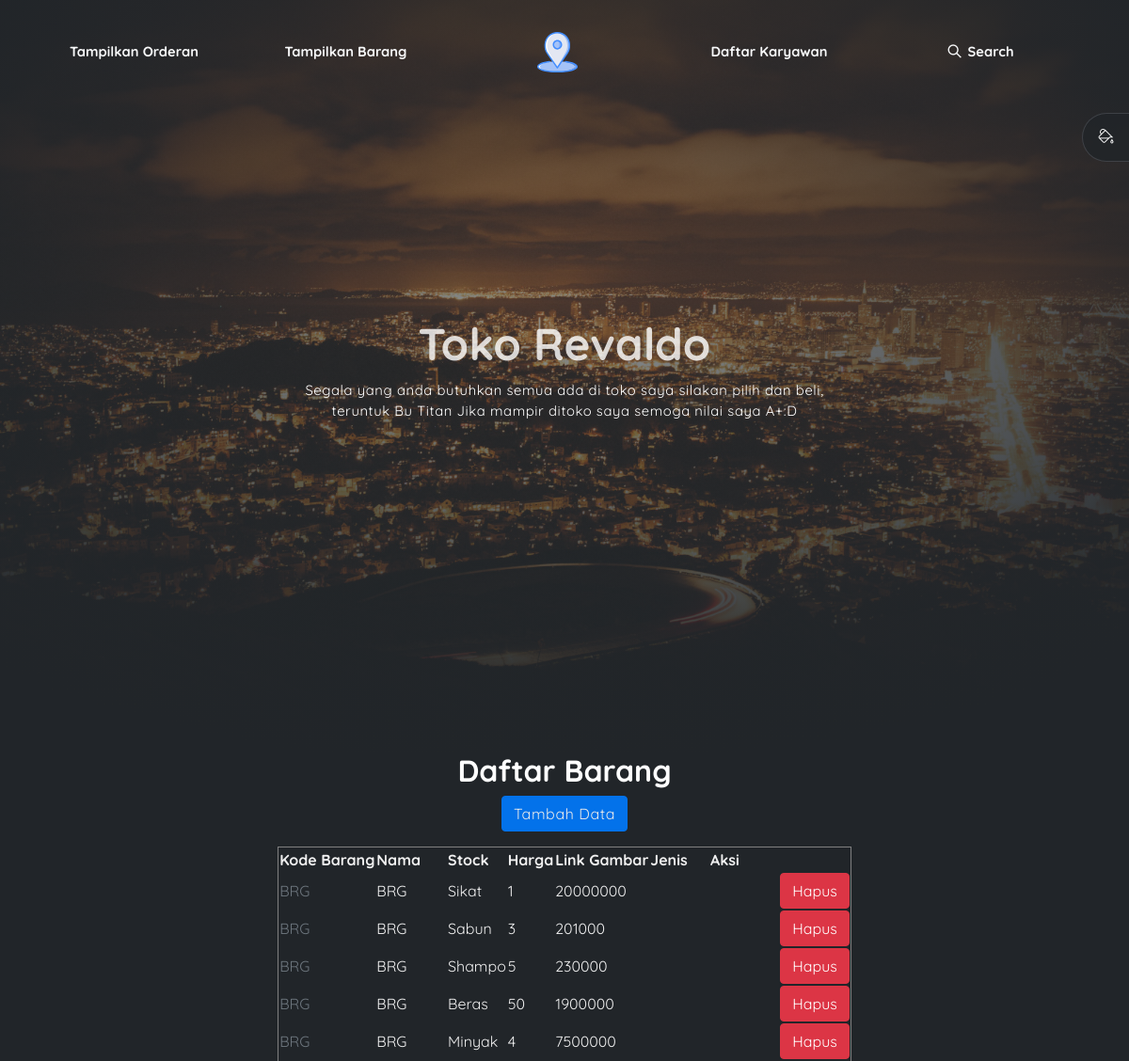
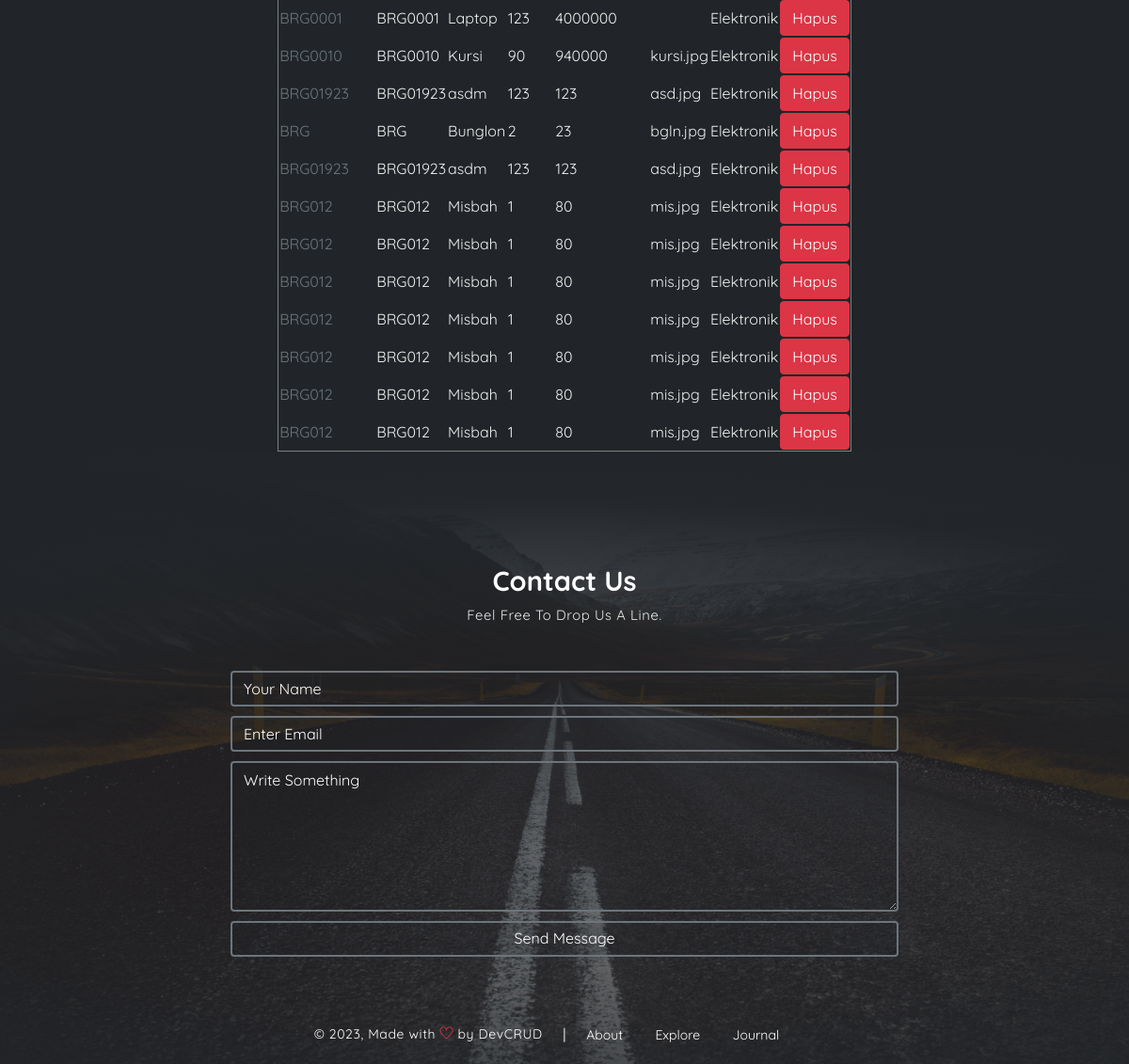
The page /Vbrg/ on the database its author committed (2 pictures, top to bottom).
### dashboard/models.py (models this page shows, shortened)
class Barang(models.Model):
    Kodebrng = models.CharField(max_length=8, default='BRG')
    Nama = models.CharField(max_length=50)
    stock=models.IntegerField()
    harga=models.BigIntegerField()
    link_gbr=models.CharField(max_length=150, blank = True)
    waktu_posting=models.DateTimeField(auto_now_add=True)
    jenis_id=models.ForeignKey(Jenis, on_delete=models.CASCADE,null=True)

class Jenis(models.Model):
    nama=models.CharField(max_length=50)
    ket=models.TextField()

### dashboard/views.py (the view)
# urls.py: path('Vbrg/',Barang_View,name='barang_view'),
def Barang_View(request):
    barangs=Barang.objects.all()
    konteks={
        'barangs':barangs
    }
    return render(request,'tampil_brg.html',konteks)

### templates/tampil_brg.html (shortened to what this page needs)
{%load static%}
<!DOCTYPE html>
<html lang="en">
<head>
    <link rel="stylesheet" href="{%static 'vendors/themify-icons/css/themify-icons.css'%}">
    <link href="https://cdn.jsdelivr.net/npm/bootstrap@5.3.0-alpha1/dist/css/bootstrap.min.css" rel="stylesheet">
	<link rel="stylesheet" href="{%static 'css/dorang.css'%}">
</head>
<body data-spy="scroll" data-target=".navbar" data-offset="40" id="home" class="dark-theme">
    <nav class="page-navbar" data-spy="affix" data-offset-top="10">
        <ul class="nav-navbar container">
            <li class="nav-item"><a href="{% url 'order_view' %}" class="nav-link">Tampilkan Orderan</a></li>
            <li class="nav-item"><a href="{% url 'barang_view' %}" class="nav-link">Tampilkan Barang</a></li>
            <li class="nav-item"><a href="#" class="nav-link"><img src="{%static 'imgs/placeholder.svg'%}" alt="Download free bootstrap 4 landing page, free boootstrap 4 templates, Download free bootstrap 4.1 landing page, free boootstrap 4.1.1 templates, weber Landing page"></a></li>
            <li class="nav-item"><a href="{% url 'karyawan_view' %}" class="nav-link">Daftar Karyawan</a></li>
            <li class="nav-item search">
                <a href="javascript:void(0)" class="nav-link search-toggle"><i class="ti-search"></i> Search</a>
            </li>
        </ul>
    </nav>
    <div class="theme-selector">
        <a href="javascript:void(0)" class="spinner">
            <i class="ti-paint-bucket"></i>
        </a>
    </div>
    <header class="header">
        <div class="overlay"></div>
        <div class="header-content">
            <h1 class="header-title">Toko Revaldo</h1>
            <p class="header-subtitle">Segala yang anda butuhkan semua ada di toko saya silakan pilih dan beli,
                teruntuk Bu Titan Jika mampir ditoko saya semoga nilai saya A+:D
            </p>
        </div>
    </header>
    <center>
<h2 class='align-center'> Daftar Barang </h2>
<table style="margin-left:auto;margin-right:auto" border="1" style=>
    <tr>
        <p><a href="/addbrng" class="btn btn-primary"> Tambah Data </a></p>
        <th style="color:#F0F0F0;">Kode Barang</th>
        <th style="color:#F0F0F0;">Nama </th>
        <th style="color:#F0F0F0;">Stock</th>
        <th style="color:#F0F0F0;">Harga</th>
        <th style="color:#F0F0F0;">Link Gambar</th>
        <th style="color:#F0F0F0;">Jenis</th>
        <th style="color:#F0F0F0;">Aksi</th>
    </tr></center>
{% for Barang in barangs %}
    <tr>
        <td style="color:#F0F0F0;"><a href="{% url 'ubah_brg' Barang.id %}">{{ Barang.Kodebrng}} </a></td>
        <td style="color:#F0F0F0;">{{Barang.Kodebrng}}</td>
        <td style="color:#F0F0F0;">{{Barang.Nama}}</td>
        <td style="color:#F0F0F0;">{{Barang.stock}}</td>
        <td style="color:#F0F0F0;">{{Barang.harga}}</td>
        <td style="color:#F0F0F0;">{{Barang.link_gbr}}</td>
        <td style="color:#F0F0F0;">{{ Barang.jenis_id.nama}}</td>
        <td><button type="button" class="btn btn-danger" data-bs-toggle="modal"
            data-bs-target="#hapus-{{ Barang.id }}">Hapus</button></td>
    </tr>
{%endfor%}
    <div class="contact-section">
        <div class="overlay"></div>
        <div class="container">
            <div class="col-md-10 col-lg-8 m-auto">
                <h6 class="title mb-2">Contact Us</h6>
                <p class="mb-5">Feel Free To Drop Us A Line.</p>
                <form action="" class="form-group">
                    <input type="text" size="50" class="form-control" placeholder="Your Name" required>
                    <input type="email" class="form-control" placeholder="Enter Email"requried>
                    <textarea name="comment" id="comment" rows="6"   class="form-control" placeholder="Write Something"></textarea>
                    <input type="submit" value="Send Message" class="form-control">
                </form>
            </div>
            <footer class="footer">
                <p class="infos">&copy; <script>document.write(new Date().getFullYear())</script>, Made with <i class="ti-heart text-danger"></i> by <a href="http://www.devcrud.com">DevCRUD</a></p>
                <span>|</span>
                <div class="links">
                    <a href="#">About</a>
                    <a href="#">Explore</a>
                    <a href="#">Journal</a>
                </div>
            </footer>
        </div>
    </div>
</body>
</html>

### rows shown on the page
Barang: Kodebrng "BRG", Nama "Sikat", stock "1", harga "20000000"
Barang: Kodebrng "BRG", Nama "Sabun", stock "3", harga "201000"
Barang: Kodebrng "BRG", Nama "Shampo", stock "5", harga "230000"
Barang: Kodebrng "BRG", Nama "Beras", stock "50", harga "1900000"
Barang: Kodebrng "BRG", Nama "Minyak", stock "4", harga "7500000"
Barang: Kodebrng "BRG0001", Nama "Laptop", stock "123", harga "4000000", jenis_id.nama "Elektronik"
Barang: Kodebrng "BRG0010", Nama "Kursi", stock "90", harga "940000", link_gbr "kursi.jpg", jenis_id.nama "Elektronik"
Barang: Kodebrng "BRG01923", Nama "asdm", stock "123", harga "123", link_gbr "asd.jpg", jenis_id.nama "Elektronik"
Barang: Kodebrng "BRG", Nama "Bunglon", stock "2", harga "23", link_gbr "bgln.jpg", jenis_id.nama "Elektronik"
Barang: Kodebrng "BRG01923", Nama "asdm", stock "123", harga "123", link_gbr "asd.jpg", jenis_id.nama "Elektronik"
Barang: Kodebrng "BRG012", Nama "Misbah", stock "1", harga "80", link_gbr "mis.jpg", jenis_id.nama "Elektronik"
Barang: Kodebrng "BRG012", Nama "Misbah", stock "1", harga "80", link_gbr "mis.jpg", jenis_id.nama "Elektronik"
Barang: Kodebrng "BRG012", Nama "Misbah", stock "1", harga "80", link_gbr "mis.jpg", jenis_id.nama "Elektronik"
Barang: Kodebrng "BRG012", Nama "Misbah", stock "1", harga "80", link_gbr "mis.jpg", jenis_id.nama "Elektronik"
Barang: Kodebrng "BRG012", Nama "Misbah", stock "1", harga "80", link_gbr "mis.jpg", jenis_id.nama "Elektronik"
Barang: Kodebrng "BRG012", Nama "Misbah", stock "1", harga "80", link_gbr "mis.jpg", jenis_id.nama "Elektronik"
Barang: Kodebrng "BRG012", Nama "Misbah", stock "1", harga "80", link_gbr "mis.jpg", jenis_id.nama "Elektronik"
